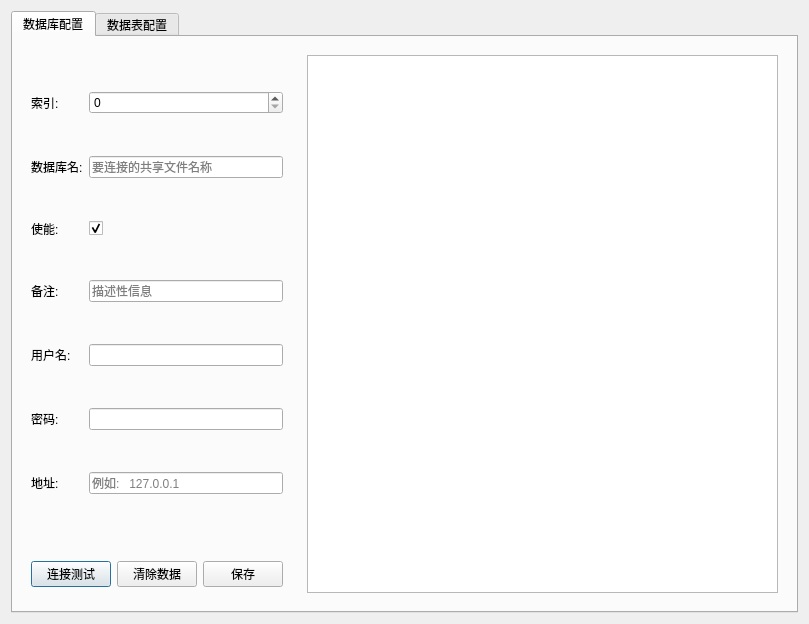
<?xml version="1.0" encoding="UTF-8"?>
<ui version="4.0">
 <class>ConfigDialog</class>
 <widget class="QDialog" name="ConfigDialog">
  <property name="geometry">
   <rect>
    <x>0</x>
    <y>0</y>
    <width>809</width>
    <height>624</height>
   </rect>
  </property>
  <property name="cursor">
   <cursorShape>ArrowCursor</cursorShape>
  </property>
  <property name="windowTitle">
   <string>SQLLITE数据库配置界面</string>
  </property>
  <property name="windowIcon">
   <iconset resource="image.qrc">
    <normaloff>:/sqllite.png</normaloff>:/sqllite.png</iconset>
  </property>
  <layout class="QGridLayout" name="gridLayout">
   <item row="0" column="0">
    <widget class="QTabWidget" name="tabWidget">
     <property name="currentIndex">
      <number>0</number>
     </property>
     <property name="tabBarAutoHide">
      <bool>true</bool>
     </property>
     <widget class="QWidget" name="Tab1">
      <attribute name="title">
       <string>数据库配置</string>
      </attribute>
      <layout class="QGridLayout" name="gridLayout_6" rowstretch="9,1" columnstretch="3,7">
       <item row="0" column="0">
        <widget class="QWidget" name="widget_2" native="true">
         <layout class="QGridLayout" name="gridLayout_2">
          <item row="6" column="1">
           <widget class="QLineEdit" name="address">
            <property name="placeholderText">
             <string>例如:   127.0.0.1</string>
            </property>
           </widget>
          </item>
          <item row="0" column="0">
           <widget class="QLabel" name="Label">
            <property name="text">
             <string>索引:</string>
            </property>
           </widget>
          </item>
          <item row="1" column="1">
           <widget class="QLineEdit" name="database">
            <property name="placeholderText">
             <string>要连接的共享文件名称</string>
            </property>
           </widget>
          </item>
          <item row="5" column="1">
           <widget class="QLineEdit" name="password"/>
          </item>
          <item row="0" column="1">
           <widget class="QSpinBox" name="index1">
            <property name="minimum">
             <number>0</number>
            </property>
           </widget>
          </item>
          <item row="2" column="1">
           <widget class="QCheckBox" name="enable1">
            <property name="checked">
             <bool>true</bool>
            </property>
           </widget>
          </item>
          <item row="4" column="1">
           <widget class="QLineEdit" name="username"/>
          </item>
          <item row="2" column="0">
           <widget class="QLabel" name="Label_3">
            <property name="text">
             <string>使能:</string>
            </property>
           </widget>
          </item>
          <item row="3" column="0">
           <widget class="QLabel" name="Label_4">
            <property name="text">
             <string>备注:</string>
            </property>
           </widget>
          </item>
          <item row="3" column="1">
           <widget class="QLineEdit" name="desc1">
            <property name="placeholderText">
             <string>描述性信息</string>
            </property>
           </widget>
          </item>
          <item row="4" column="0">
           <widget class="QLabel" name="Label_5">
            <property name="text">
             <string>用户名:</string>
            </property>
           </widget>
          </item>
          <item row="1" column="0">
           <widget class="QLabel" name="Label_2">
            <property name="text">
             <string>数据库名:</string>
            </property>
           </widget>
          </item>
          <item row="5" column="0">
           <widget class="QLabel" name="Label_6">
            <property name="text">
             <string>密码:</string>
            </property>
           </widget>
          </item>
          <item row="6" column="0">
           <widget class="QLabel" name="Label_7">
            <property name="text">
             <string>地址:</string>
            </property>
           </widget>
          </item>
         </layout>
        </widget>
       </item>
       <item row="1" column="0">
        <widget class="QWidget" name="widget" native="true">
         <layout class="QHBoxLayout" name="horizontalLayout">
          <item>
           <widget class="QPushButton" name="connectTest">
            <property name="text">
             <string>连接测试</string>
            </property>
           </widget>
          </item>
          <item>
           <widget class="QPushButton" name="clearDataBase">
            <property name="text">
             <string>清除数据</string>
            </property>
           </widget>
          </item>
          <item>
           <widget class="QPushButton" name="saveDataBase">
            <property name="text">
             <string>保存</string>
            </property>
           </widget>
          </item>
         </layout>
        </widget>
       </item>
       <item row="0" column="1" rowspan="2">
        <widget class="QWidget" name="widget_3" native="true">
         <layout class="QGridLayout" name="gridLayout_3">
          <item row="0" column="0">
           <widget class="QTableView" name="tableView1">
            <property name="enabled">
             <bool>true</bool>
            </property>
            <property name="lineWidth">
             <number>1</number>
            </property>
            <property name="editTriggers">
             <set>QAbstractItemView::NoEditTriggers</set>
            </property>
           </widget>
          </item>
         </layout>
        </widget>
       </item>
      </layout>
     </widget>
     <widget class="QWidget" name="Tab2">
      <attribute name="title">
       <string>数据表配置</string>
      </attribute>
      <layout class="QGridLayout" name="gridLayout_7" rowstretch="9,1" columnstretch="3,7">
       <item row="0" column="0">
        <widget class="QWidget" name="widget_6" native="true">
         <layout class="QGridLayout" name="gridLayout_4">
          <item row="0" column="0">
           <widget class="QLabel" name="Label_15">
            <property name="text">
             <string>索引:</string>
            </property>
           </widget>
          </item>
          <item row="0" column="1">
           <widget class="QSpinBox" name="index2">
            <property name="minimum">
             <number>0</number>
            </property>
           </widget>
          </item>
          <item row="1" column="0">
           <widget class="QLabel" name="label_3">
            <property name="text">
             <string>数据库:</string>
            </property>
           </widget>
          </item>
          <item row="1" column="1">
           <widget class="QComboBox" name="dataBase"/>
          </item>
          <item row="2" column="0">
           <widget class="QLabel" name="Label_16">
            <property name="text">
             <string>数据表:</string>
            </property>
           </widget>
          </item>
          <item row="2" column="1">
           <widget class="QComboBox" name="datatable"/>
          </item>
          <item row="3" column="0">
           <widget class="QLabel" name="Label_17">
            <property name="text">
             <string>使能:</string>
            </property>
           </widget>
          </item>
          <item row="3" column="1">
           <widget class="QCheckBox" name="enable2">
            <property name="checked">
             <bool>true</bool>
            </property>
           </widget>
          </item>
          <item row="4" column="0">
           <widget class="QLabel" name="label">
            <property name="text">
             <string>采样频率:</string>
            </property>
           </widget>
          </item>
          <item row="4" column="1">
           <widget class="QSpinBox" name="frequency">
            <property name="minimum">
             <number>1000</number>
            </property>
            <property name="maximum">
             <number>999999999</number>
            </property>
            <property name="singleStep">
             <number>100</number>
            </property>
           </widget>
          </item>
          <item row="5" column="0">
           <widget class="QLabel" name="Label_18">
            <property name="text">
             <string>备注:</string>
            </property>
           </widget>
          </item>
          <item row="5" column="1">
           <widget class="QLineEdit" name="desc2">
            <property name="placeholderText">
             <string>描述性信息</string>
            </property>
           </widget>
          </item>
         </layout>
        </widget>
       </item>
       <item row="1" column="0">
        <widget class="QWidget" name="widget_4" native="true">
         <layout class="QHBoxLayout" name="horizontalLayout_2">
          <item>
           <widget class="QPushButton" name="saveDataTest">
            <property name="text">
             <string>写值测试</string>
            </property>
           </widget>
          </item>
          <item>
           <widget class="QPushButton" name="clearDataTable">
            <property name="text">
             <string>清除数据</string>
            </property>
           </widget>
          </item>
          <item>
           <widget class="QPushButton" name="saveDataTable">
            <property name="text">
             <string>保存</string>
            </property>
           </widget>
          </item>
         </layout>
        </widget>
       </item>
       <item row="0" column="1" rowspan="2">
        <widget class="QWidget" name="widget_5" native="true">
         <layout class="QGridLayout" name="gridLayout_5">
          <item row="0" column="0">
           <widget class="QTableView" name="tableView2"/>
          </item>
         </layout>
        </widget>
       </item>
      </layout>
     </widget>
    </widget>
   </item>
  </layout>
 </widget>
 <resources>
  <include location="image.qrc"/>
 </resources>
 <connections/>
</ui>
